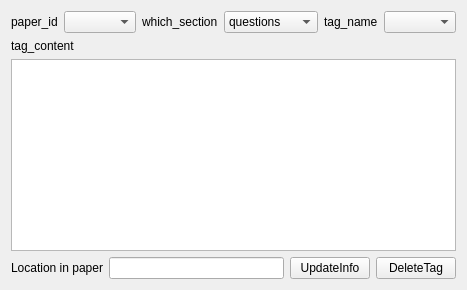
               <widget class="QWidget" name="tab_4">
                <attribute name="title">
                 <string>Edit_existing</string>
                </attribute>
                <layout class="QVBoxLayout" name="verticalLayout_10">
                 <item>
                  <layout class="QVBoxLayout" name="verticalLayout_4">
                   <item>
                    <layout class="QHBoxLayout" name="horizontalLayout_7">
                     <item>
                      <widget class="QLabel" name="label_14">
                       <property name="sizePolicy">
                        <sizepolicy hsizetype="Fixed" vsizetype="Preferred">
                         <horstretch>0</horstretch>
                         <verstretch>0</verstretch>
                        </sizepolicy>
                       </property>
                       <property name="text">
                        <string>paper_id</string>
                       </property>
                      </widget>
                     </item>
                     <item>
                      <widget class="QComboBox" name="comboBox_paper_ids"/>
                     </item>
                     <item>
                      <widget class="QLabel" name="label_15">
                       <property name="sizePolicy">
                        <sizepolicy hsizetype="Fixed" vsizetype="Preferred">
                         <horstretch>0</horstretch>
                         <verstretch>0</verstretch>
                        </sizepolicy>
                       </property>
                       <property name="text">
                        <string>which_section</string>
                       </property>
                      </widget>
                     </item>
                     <item>
                      <widget class="QComboBox" name="comboBox_section">
                       <item>
                        <property name="text">
                         <string>questions</string>
                        </property>
                       </item>
                       <item>
                        <property name="text">
                         <string>methods</string>
                        </property>
                       </item>
                       <item>
                        <property name="text">
                         <string>results</string>
                        </property>
                       </item>
                       <item>
                        <property name="text">
                         <string>discussions</string>
                        </property>
                       </item>
                       <item>
                        <property name="text">
                         <string>terminology</string>
                        </property>
                       </item>
                       <item>
                        <property name="text">
                         <string>grammer</string>
                        </property>
                       </item>
                      </widget>
                     </item>
                     <item>
                      <widget class="QLabel" name="label_16">
                       <property name="sizePolicy">
                        <sizepolicy hsizetype="Fixed" vsizetype="Preferred">
                         <horstretch>0</horstretch>
                         <verstretch>0</verstretch>
                        </sizepolicy>
                       </property>
                       <property name="text">
                        <string>tag_name</string>
                       </property>
                      </widget>
                     </item>
                     <item>
                      <widget class="QComboBox" name="comboBox_tag_list"/>
                     </item>
                    </layout>
                   </item>
                   <item>
                    <widget class="QLabel" name="label_17">
                     <property name="text">
                      <string>tag_content</string>
                     </property>
                    </widget>
                   </item>
                   <item>
                    <widget class="QTextEdit" name="textEdit_tag_conent">
                     <property name="font">
                      <font>
                       <pointsize>12</pointsize>
                      </font>
                     </property>
                     <property name="acceptRichText">
                      <bool>false</bool>
                     </property>
                    </widget>
                   </item>
                   <item>
                    <layout class="QHBoxLayout" name="horizontalLayout_10">
                     <item>
                      <widget class="QLabel" name="label_34">
                       <property name="text">
                        <string>Location in paper</string>
                       </property>
                      </widget>
                     </item>
                     <item>
                      <widget class="QLineEdit" name="lineEdit_location"/>
                     </item>
                     <item>
                      <widget class="QPushButton" name="pushButton_update_info">
                       <property name="text">
                        <string>UpdateInfo</string>
                       </property>
                      </widget>
                     </item>
                     <item>
                      <widget class="QPushButton" name="pushButton_delete_tag">
                       <property name="text">
                        <string>DeleteTag</string>
                       </property>
                      </widget>
                     </item>
                    </layout>
                   </item>
                  </layout>
                 </item>
                </layout>
               </widget>
